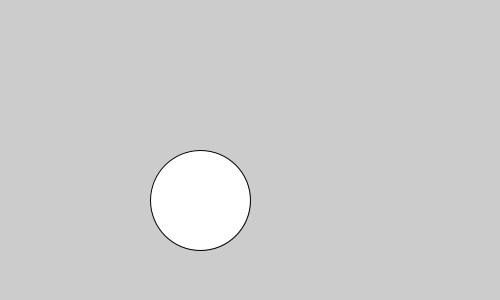
Frame 1 (no input)
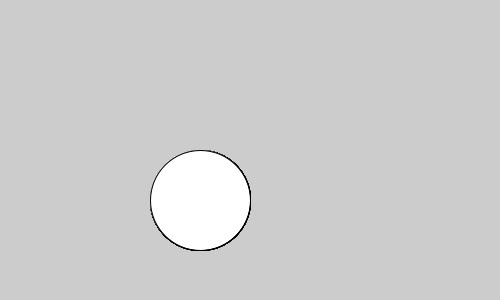
Frame 60 (the mouse pressed at the canvas centre just before this capture)
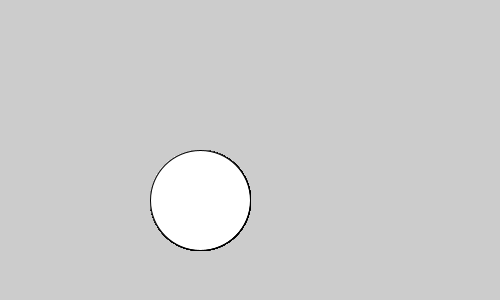
Frame 120 (the mouse held since frame 60 and released just before this capture)

The Processing sketch that drew these frames (run headless with seeded random() and noise(); from frame 60 on, the mouse is pressed at the canvas centre):

// Processing sketch: aula08_g2_ex3
// ── aula08_g2_ex3.pde
int contaCliques=0;
void setup() {   size(500, 300); }
void draw() {
  if (contaCliques>5) {     fill(0, 255, 0);   }
  ellipse(200, 200, 100, 100);
}
void mousePressed(){ contaCliques++;} //contaCliques=contaCliques+1;
void mouseReleased(){ contaCliques--; }
void mouseMoved(){ background(123);}
void mouseDragged(){ellipse(mouseX,mouseY,100,100);}
